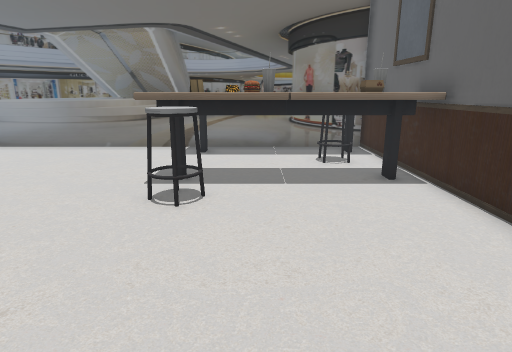
View 1 (above)

12 first-person views from a walk through a scene from a Unity 3-D project. The camera is 1.2 m above the floor, tilts 14° down and sees 75° across. The floor is counted in squares, 0.5 m on a side. Each view is taken from the middle of a square. On the plan, view 1 faces up. The plan holds only what a view shows up to about 20 squares ahead; the rest is blank. The player character is not drawn. Some animated figures are not drawn. Some surface patterns are stand-ins.

View 2
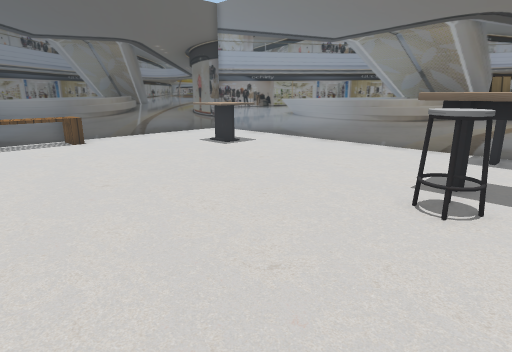

View 3
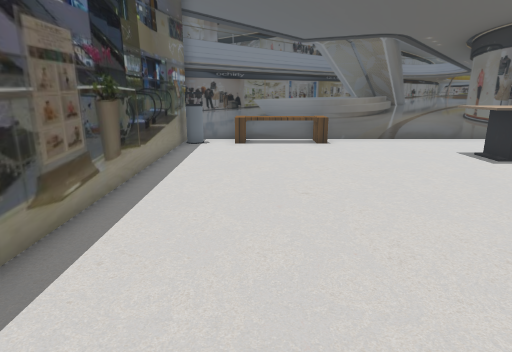

View 4
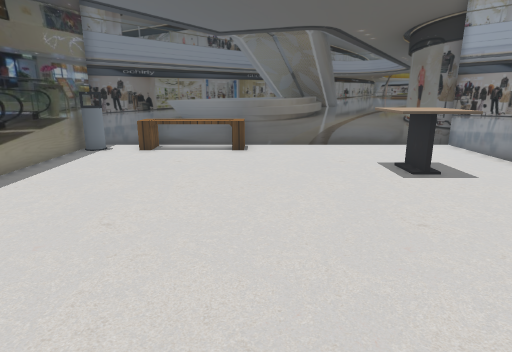

View 5
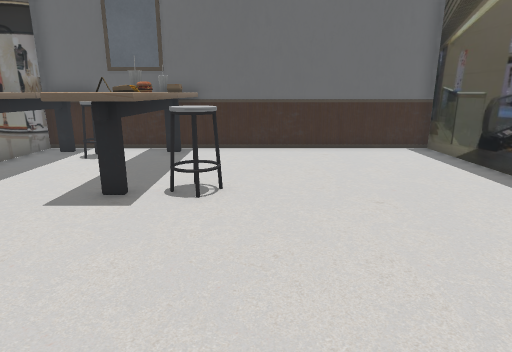

View 6
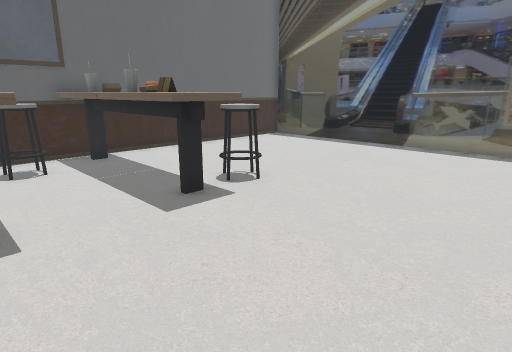

View 7
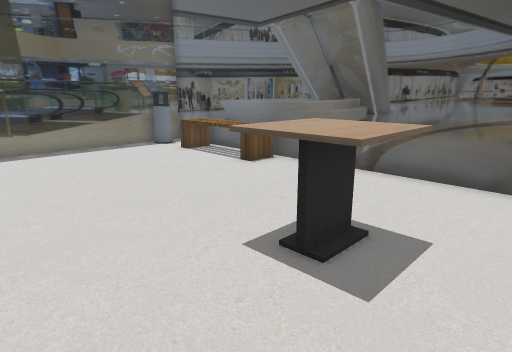

View 8
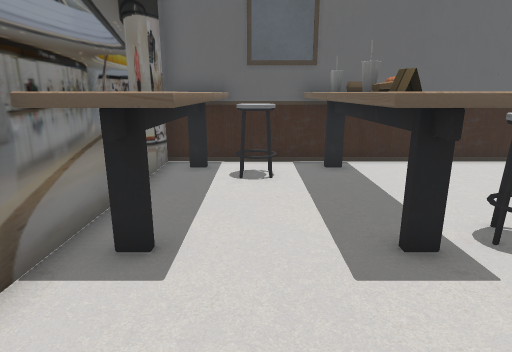

View 9
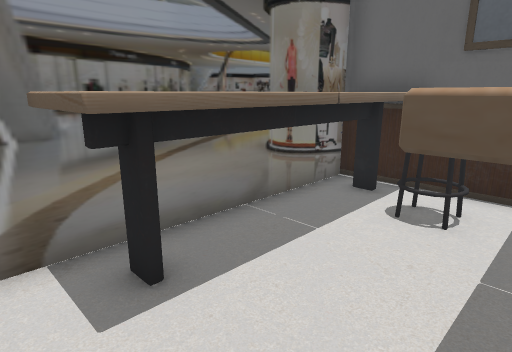

View 10
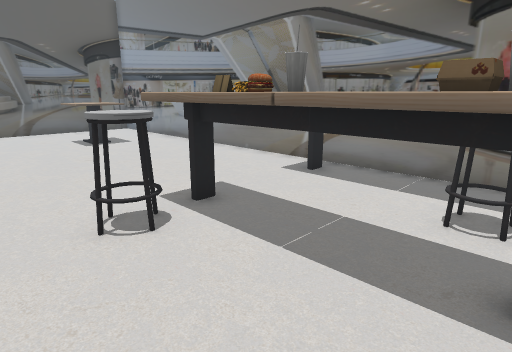

View 11
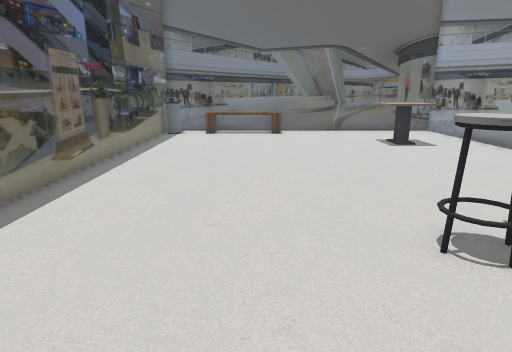

View 12
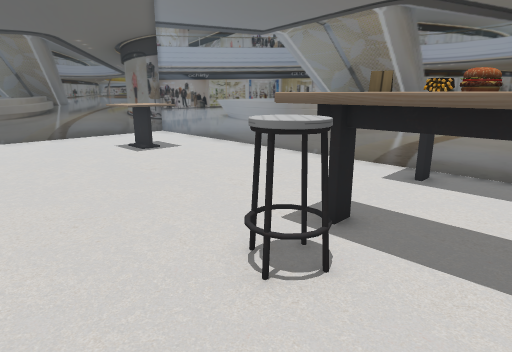

### Floor plan
Points are (right, up) in squares from view 1. A wall is a line through its corners. A room is listed if a view was taken in it or the views show most of it. See-through windows are left out.
Room 1 (views 1, 2, 3, 4, 5, 6, 7, 8, 9, 10, 11, 12)
walls: (4.9, 15.2) (-18.8, 15.2) (-18.8, -1.6) (4.9, -1.6) (4.9, 15.5)
objects: other object (-18, -1) to (-17, -1); other object (-18, 1) to (-17, 5); other object (-15, 10) to (-12, 12); other object (-3, 8) to (4, 10); other object (-3, 13) to (4, 14); other object (-2, 7) to (-1, 8); other object (-2, 10); other object (2, 12) to (3, 12)

Where each view was taken, in squares from view 1:
view 1: 0 up, 0 right, facing up
view 2: 0 up, 0 right, facing up-left
view 3: 2 up, 1 left, facing left
view 4: 6 up, 3 left, facing left
view 5: 6 up, 10 left, facing right
view 6: 14 up, 9 left, facing down-right
view 7: 14 up, 9 left, facing down-left
view 8: 12 up, 7 left, facing right
view 9: 10 up, 4 left, facing up-right
view 10: 5 up, 4 right, facing up-left
view 11: 4 up, 3 right, facing left
view 12: 4 up, 1 right, facing up-left
